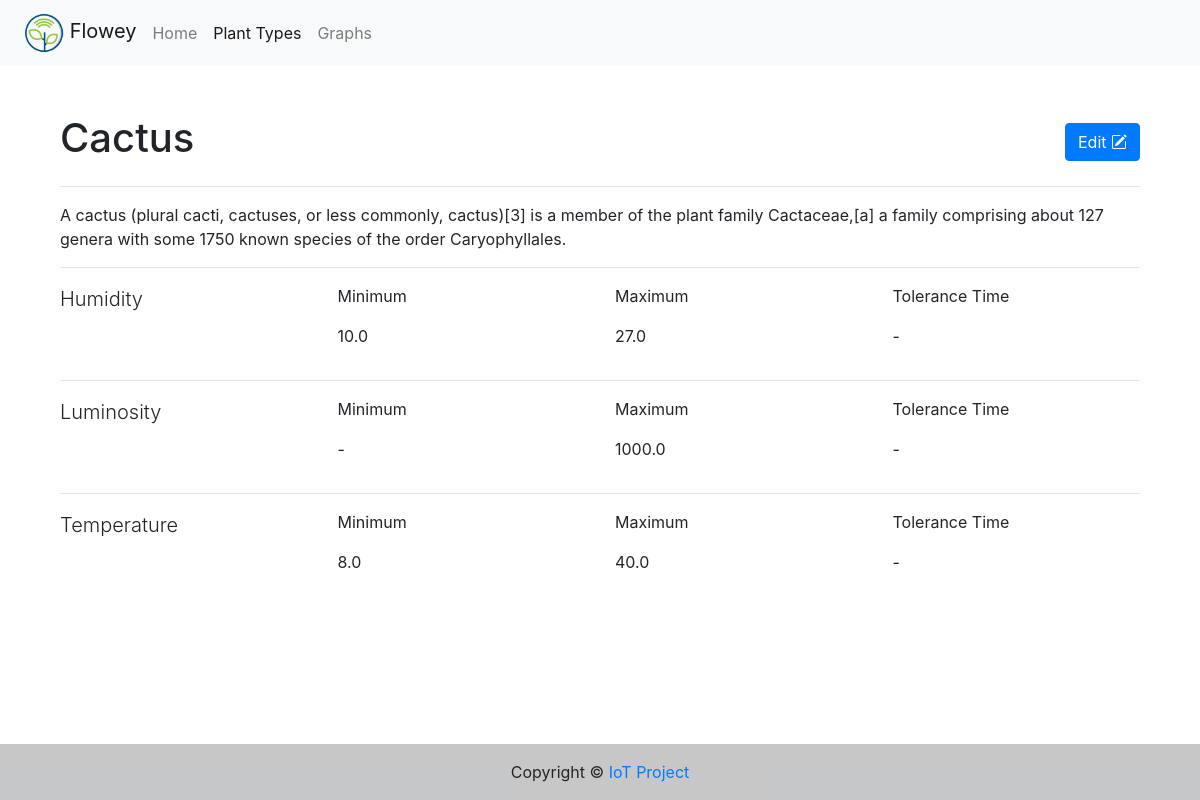
Before: /plant_type/4 with the older database file.
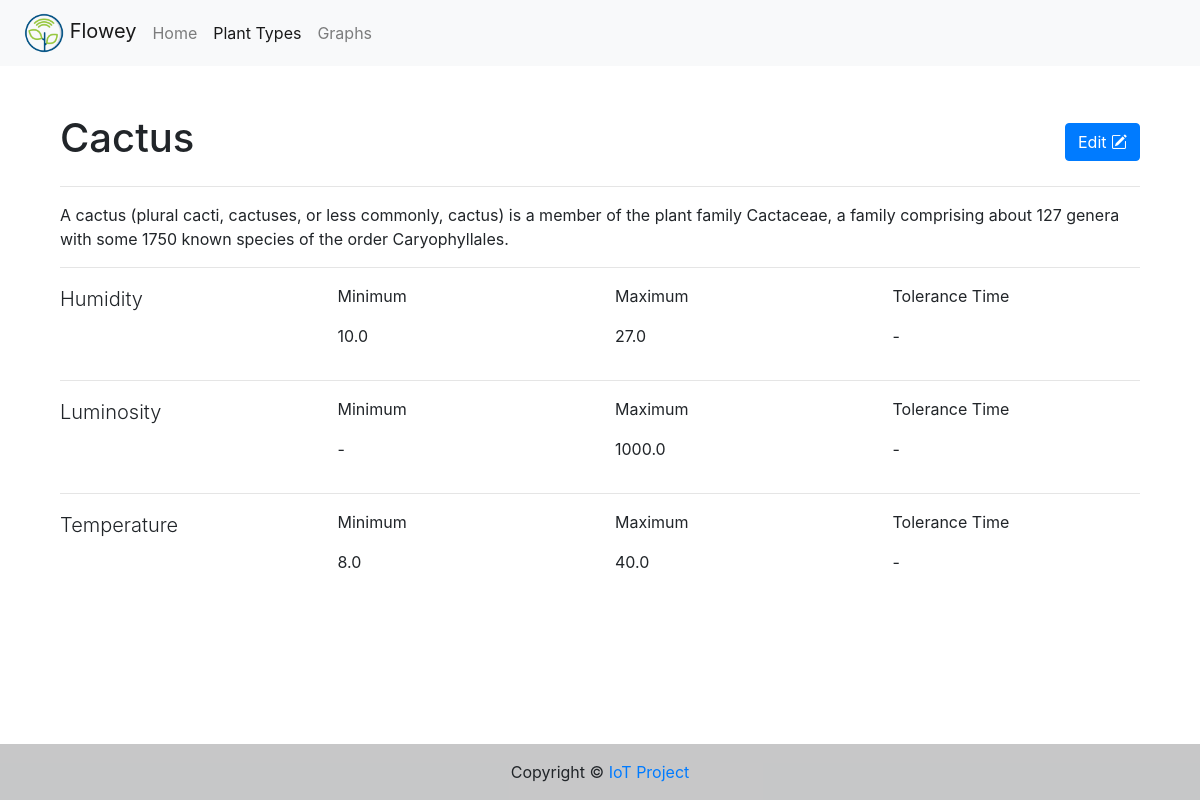
After: the same page with the newer database file.
### models/plant_type.py (models this page shows)
@dataclass
class PlantTypeModel(db.Model):
    __tablename__ = 'plant_type'
    id: int = db.Column(db.Integer, primary_key=True, autoincrement=True)
    last_modified: datetime = db.Column(db.DateTime, default=datetime.utcnow, onupdate=datetime.utcnow)
    name: str = db.Column(db.String(length=128), nullable=False, unique=True)
    description: str = db.Column(db.Text)
    humidity_min: float = db.Column(db.Float)
    humidity_max: float = db.Column(db.Float)
    humidity_tolerance_time: int = db.Column(db.Integer)
    luminosity_min: float = db.Column(db.Float)
    luminosity_max: float = db.Column(db.Float)
    luminosity_tolerance_time: int = db.Column(db.Integer)
    temperature_min: float = db.Column(db.Float)
    temperature_max: float = db.Column(db.Float)
    temperature_tolerance_time: int = db.Column(db.Integer)
    plant_data = db.relationship('PlantDataModel',
                                 lazy=True)

### views/plant_type.py (the view)
@plant_type_bp.route('/<int:plant_type_id>')
def details(plant_type_id):
    plant_type = PlantTypeModel.query.get_or_404(plant_type_id)
    return render_template('plant_type/details.html',
                           title=plant_type.name,
                           plant_type_model=plant_type)

### utils.py (called while the page is built)
def randint(a, b):
    return random.randint(a, b)

### views/plant_type.py (called while the page is built)
@plant_type_bp.context_processor
def utility_title(title='Plant Type'):
    return dict(title=title)

### templates/plant_type/details.html
{% extends "base.html" %}
{% block active_navlink__plant_type %}
    active
{% endblock %}
{% block content %}
    <div class="row mb-3 align-items-center">
        <div class="col">
            <h1>{{ plant_type_model.name }}</h1>
        </div>
        <div class="col-auto">
            <a class="btn btn-primary my-2" role="button"
               href="{{ url_for('plant_type.edit', plant_type_id=plant_type_model.id) }}">
                <span class="d-none d-md-inline">Edit </span><i class="bi bi-pencil-square"></i>
            </a>
        </div>
    </div>
    {% if plant_type_model.description|length %}
        <hr/>
        <div class="row">
            <div class="col">
                {{ plant_type_model.description }}
            </div>
        </div>
    {% endif %}
    <hr/>
    <div class="row">
        <div class="col-12 col-md-3">
            <p class="lead">Humidity</p>
        </div>
        <div class="col-6 col-md-3">
            <p>Minimum</p>
            <p>{{ plant_type_model.humidity_min or '-' }}</p>
        </div>
        <div class="col-6 col-md-3">
            <p>Maximum</p>
            <p>{{ plant_type_model.humidity_max or '-' }}</p>
        </div>
        <div class="col-12 col-md-3">
            <p>Tolerance Time</p>
            <p>{{ plant_type_model.humidity_tolerance or '-' }}</p>
        </div>
    </div>
    <hr/>
    <div class="row">
        <div class="col-12 col-md-3">
            <p class="lead">Luminosity</p>
        </div>
        <div class="col-6 col-md-3">
            <p>Minimum</p>
            <p>{{ plant_type_model.luminosity_min or '-' }}</p>
        </div>
        <div class="col-6 col-md-3">
            <p>Maximum</p>
            <p>{{ plant_type_model.luminosity_max or '-' }}</p>
        </div>
        <div class="col-12 col-md-3">
            <p>Tolerance Time</p>
            <p>{{ plant_type_model.luminosity_tolerance or '-' }}</p>
        </div>
    </div>
    <hr/>
    <div class="row">
        <div class="col-12 col-md-3">
            <p class="lead">Temperature</p>
        </div>
        <div class="col-6 col-md-3">
            <p>Minimum</p>
            <p>{{ plant_type_model.temperature_min or '-' }}</p>
        </div>
        <div class="col-6 col-md-3">
            <p>Maximum</p>
            <p>{{ plant_type_model.temperature_max or '-' }}</p>
        </div>
        <div class="col-12 col-md-3">
            <p>Tolerance Time</p>
            <p>{{ plant_type_model.temperature_tolerance or '-' }}</p>
        </div>
    </div>
{% endblock %}

Changed rows visible on the page:
changed PlantTypeModel "Cactus": description "…cactuses, or less commonly, cactus)[3] is a member of the plant family Cactaceae,[a] a family comprising about…" → "…cactuses, or less commonly, cactus) is a member of the plant family Cactaceae, a family comprising about…"
